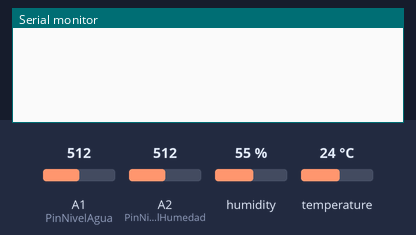
This sketch was run on a simulated Arduino Uno, built with avr-gcc and run on an emulated ATmega328P. Shown: the last lines printed to the serial monitor. The test bench sets the inputs (shaded band); at power-on: humidity 55 %, A1 (PinNivelAgua) = 512, A2 (PinNivelHumedad) = 512, temperature 24 °C.

Above: at 1.2 s.
1.3 s: humidity set to 22 %
At 4.2 s:
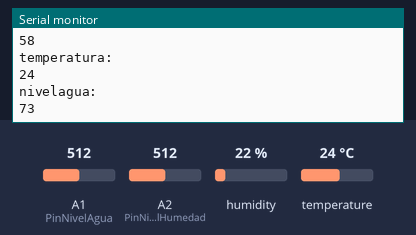
4.5 s: A1 (PinNivelAgua) set to 716
6.0 s: A2 (PinNivelHumedad) set to 716
At 6.8 s:
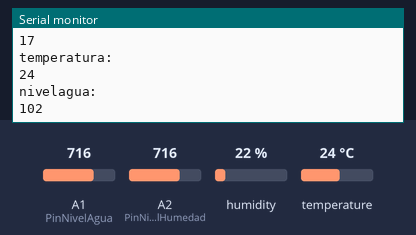
7.5 s: temperature set to 12 °C
9.0 s: A1 (PinNivelAgua) set to 992
At 10.2 s:
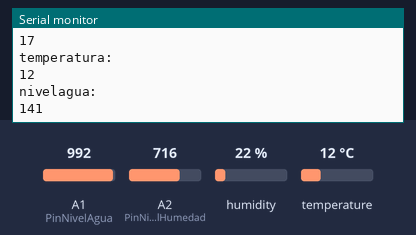
10.5 s: A2 (PinNivelHumedad) set to 992
Timing chart, 0 to 13.0 s (numbered marks = the images above; inputs shaded):
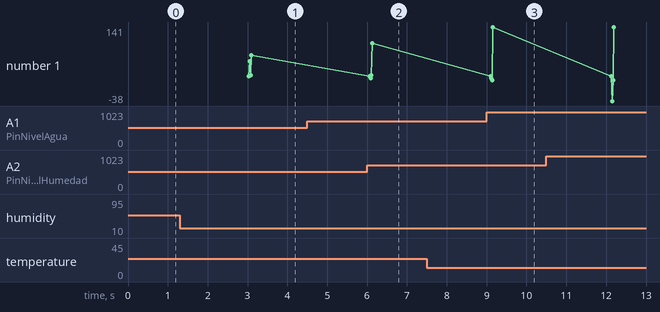

Measured:
- after the input at 1.3 s, the serial monitor: prints a new line after 1.7 s (image 1)
- after the input at 6.0 s, the serial monitor: prints a new line after 0.09 s (image 2)
- after the input at 9.0 s, the serial monitor: prints a new line after 0.16 s (image 3)
- plotted number 1: 102 → 141 after the input at 9.0 s

The sketch:

micro.ino
```cpp
#include <DHT.h>
#include <DHT_U.h>


#include <Wire.h>

#define DHTTYPE DHT11   // DHT 22  (AM2302), AM2321

const char sensorhumedad1 = 'a';
const char sensorhumedad2 = 'b';
const char sensortemperatura = 't';
const char sensoragua = 'w';

const char nulo = 'n';
const int Pinbomba = 6;
const int PinSensorHumedad = 5;
const int PinNivelAgua = A1;
const int PinNivelHumedad = A2;

char peticion=nulo;
int respsensorhumedad=0;
int respsensorhumedadtierra=0;
int temperatura=0;
int nivelagua=0;


DHT dht(PinSensorHumedad,DHTTYPE);

void setup() {

  dht.begin();
  Serial.begin(9600);
  Wire.begin(8);                // join i2c bus with address #8
  Wire.onRequest(eventoSolicitud); // register event
  Wire.onReceive(eventoRecepcion);

}

void loop() {
  delay(3000);
  respsensorhumedad =sensorhumedad();
  respsensorhumedadtierra = humedadflecha();
  temperatura = sensortemp();
  nivelagua = sensornivelagua();


  Serial.println("Humedad:");
  Serial.println(respsensorhumedad);
  Serial.println("Humedad en tierra:");
  Serial.println(respsensorhumedadtierra);
  Serial.println("temperatura:");
  Serial.println(temperatura);
  Serial.println("nivelagua:");
  Serial.println(nivelagua);

}

// function that executes whenever data is requested by master
// this function is registered as an event, see setup()

int humedadflecha(){
  int resultado = (analogRead(PinNivelHumedad));
  resultado = map(resultado,300,800,100,0);
  return resultado;
}
int sensorhumedad(){
    int h = dht.readHumidity();
    if (isnan(h)) {
    return 0;
    }
    return h;

  }

int sensortemp(){
    int h = dht.readTemperature();
        if (isnan(h)) {
    return 0;
    }
    return h;
  }


int sensornivelagua(){
  int resultado = (analogRead(PinNivelAgua));
  resultado = map(resultado,0,700,0,100);
  return resultado;

  }
void eventoRecepcion(int) {
    peticion = Wire.read();
}

void eventoSolicitud() {
  switch (peticion){
    case sensorhumedad1:
      Wire.write(respsensorhumedad);
      break;
    case sensorhumedad2:
      Wire.write(respsensorhumedadtierra);
      break;
    case sensortemperatura:
      Wire.write(temperatura);
      break;
    case sensoragua:
      Wire.write(nivelagua);
      break;
     default:
      break;
    }
    peticion=nulo;

}
```
